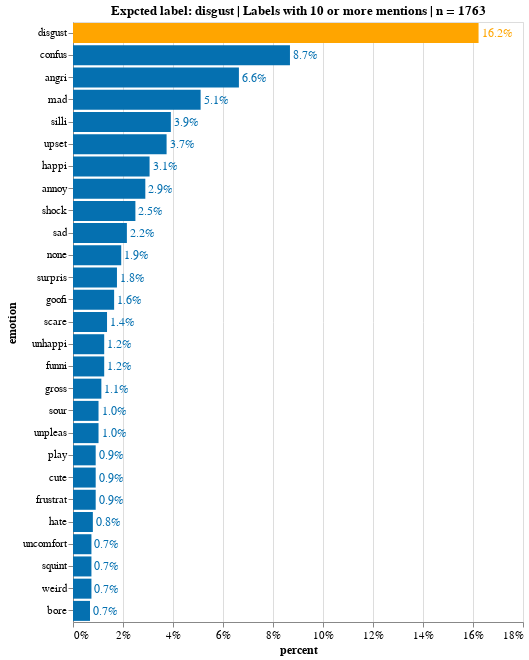

The code cell stored with this chart in its notebook:
### Markdown cell above
### Disgust

### Code cell
emotion = 'disgust'
emotion_st = 'disgust'
df_emotion = emotion_df_formated(df_emo_answers, emotion) # subset 'emotion' rows
df_emotion_ans = df_emotion.drop(['photo_id', 'ethnicity', 'sex','age', 'label', 'url'], axis=1)
df_stack_emotion = formating_words(df_emotion_ans) # clean up
df_stack_emotion['emotion_ps_steamed'] = df_stack_emotion['emotion'].apply(lambda x: ps.stem(x)) #steam
source = count_freq_labels(df_stack_emotion,X='stacked', col='emotion_ps_steamed')
source_10 = source[source['counts'] > 10]

title = 'Expcted label: '+ emotion + ' | Labels with 10 or more mentions | n = '+ source['counts'].sum().astype(str)
X, Y = 'percent:Q', 'emotion:N'
w, h= 450, 600
txs, ls, ts = 12, 11, 12


chart_disgust = simple_per_bar(
    source_10, title=title, X=X, Y=Y, \
    width=w, height=h, emotion=emotion_st, \
    text_size = txs, label_size = ls, title_size=ts)
chart_disgust.display(renderer='svg')

### Figure 1 — Vega-Lite specification as saved in the notebook (floating-point values rounded to 4 significant figures)
{"config": {"view": {"continuousWidth": 400, "continuousHeight": 300}, "axis": {"labelFontSize": 11, "titleFontSize": 12}}, "layer": [{"mark": "bar", "encoding": {"color": {"condition": {"value": "orange", "test": "(datum.emotion === 'disgust')"}, "value": "#0570b0"}, "x": {"type": "quantitative", "axis": {"format": ".0%"}, "field": "percent"}, "y": {"type": "nominal", "field": "emotion", "sort": "-x"}}, "title": "Expcted label: disgust | Labels with 10 or more mentions | n = 1763"}, {"mark": {"type": "text", "align": "left", "baseline": "middle", "dx": 3, "fontSize": 12}, "encoding": {"color": {"condition": {"value": "orange", "test": "(datum.emotion === 'disgust')"}, "value": "#0570b0"}, "text": {"type": "quantitative", "field": "percent", "format": ".1%"}, "x": {"type": "quantitative", "axis": {"format": ".0%"}, "field": "percent"}, "y": {"type": "nominal", "field": "emotion", "sort": "-x"}}, "title": "Expcted label: disgust | Labels with 10 or more mentions | n = 1763"}], "data": {"name": "data-f9a483f04b8158e05d565abc0b1a40c3"}, "height": 600, "width": 450, "$schema": "https://vega.github.io/schema/vega-lite/v4.8.1.json", "datasets": {"data-f9a483f04b8158e05d565abc0b1a40c3": [{"counts": 286, "emotion": "disgust", "percent": 0.1622}, {"counts": 153, "emotion": "confus", "percent": 0.08678}, {"counts": 117, "emotion": "angri", "percent": 0.06636}, {"counts": 90, "emotion": "mad", "percent": 0.05105}, {"counts": 69, "emotion": "silli", "percent": 0.03914}, {"counts": 66, "emotion": "upset", "percent": 0.03744}, {"counts": 54, "emotion": "happi", "percent": 0.03063}, {"counts": 51, "emotion": "annoy", "percent": 0.02893}, {"counts": 44, "emotion": "shock", "percent": 0.02496}, {"counts": 38, "emotion": "sad", "percent": 0.02155}, {"counts": 34, "emotion": "none", "percent": 0.01929}, {"counts": 31, "emotion": "surpris", "percent": 0.01758}, {"counts": 29, "emotion": "goofi", "percent": 0.01645}, {"counts": 24, "emotion": "scare", "percent": 0.01361}, {"counts": 22, "emotion": "unhappi", "percent": 0.01248}, {"counts": 22, "emotion": "funni", "percent": 0.01248}, {"counts": 20, "emotion": "gross", "percent": 0.01134}, {"counts": 18, "emotion": "sour", "percent": 0.01021}, {"counts": 18, "emotion": "unpleas", "percent": 0.01021}, {"counts": 16, "emotion": "play", "percent": 0.009075}, {"counts": 16, "emotion": "cute", "percent": 0.009075}, {"counts": 16, "emotion": "frustrat", "percent": 0.009075}, {"counts": 14, "emotion": "hate", "percent": 0.007941}, {"counts": 13, "emotion": "uncomfort", "percent": 0.007374}, {"counts": 13, "emotion": "squint", "percent": 0.007374}, {"counts": 13, "emotion": "weird", "percent": 0.007374}, {"counts": 12, "emotion": "bore", "percent": 0.006807}]}}
